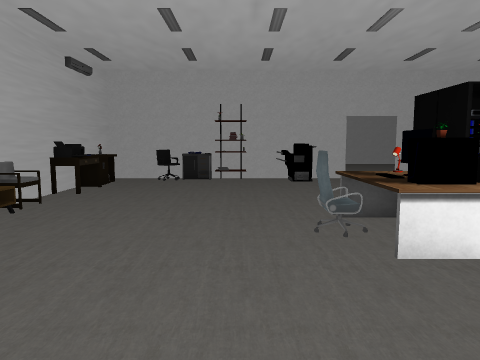
view 1 (above)

18 first-person views from a walk through a Unity game level. The camera is 1.3 m above the floor, tilts 6° down and sees 70° across. The floor is counted in squares, 1 m on a side. Each view is taken from the middle of a square. On the plan, view 1 faces up. The plan holds only what a view shows up to about 15 squares ahead; the rest is blank. The place goes on beyond the plan. Door leaves are left out, so doorways stand open. Some surface patterns are stand-ins.

view 2
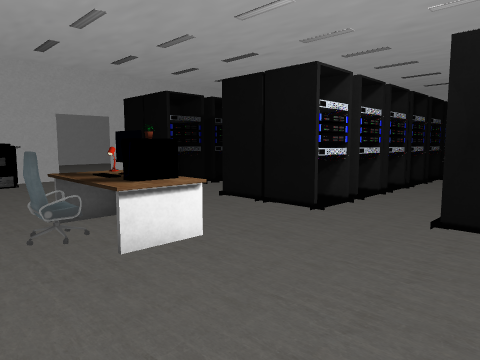

view 3
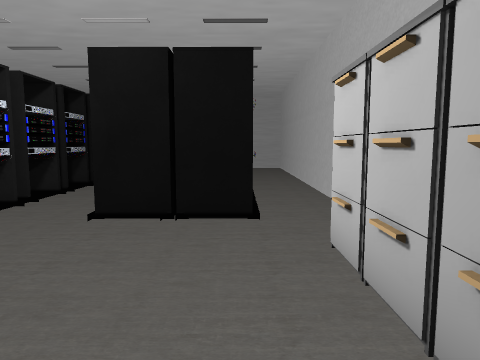

view 4
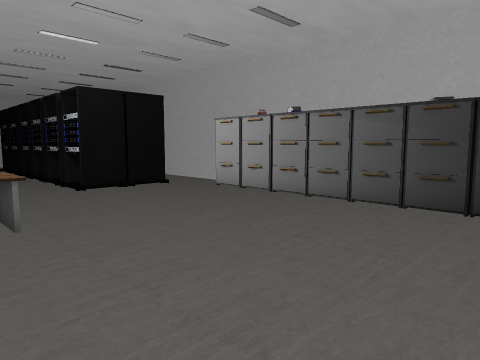

view 5
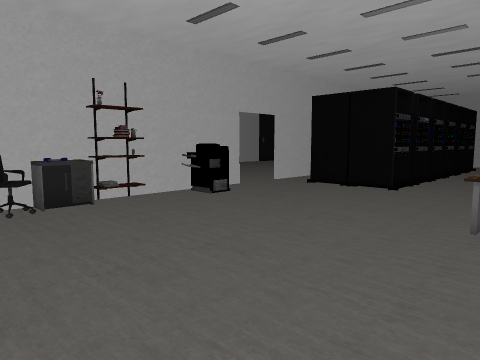

view 6
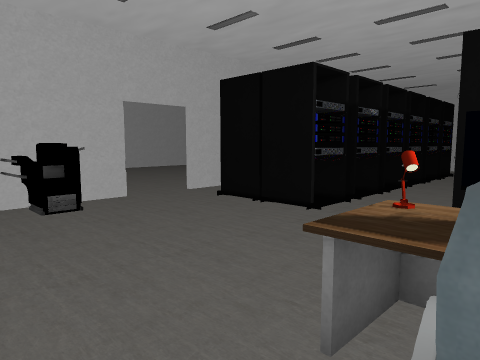

view 7
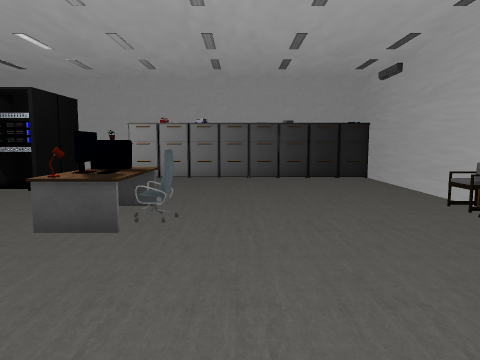

view 8
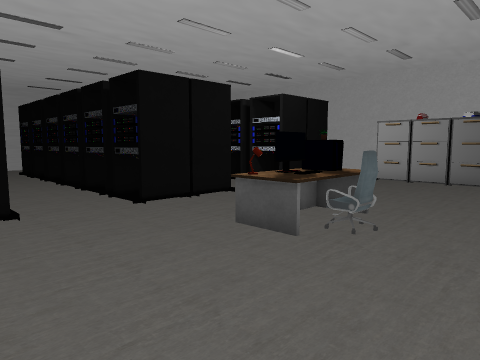

view 9
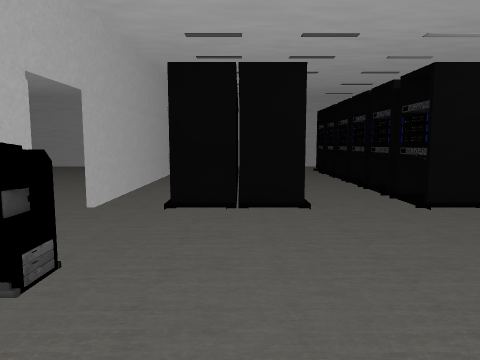

view 10
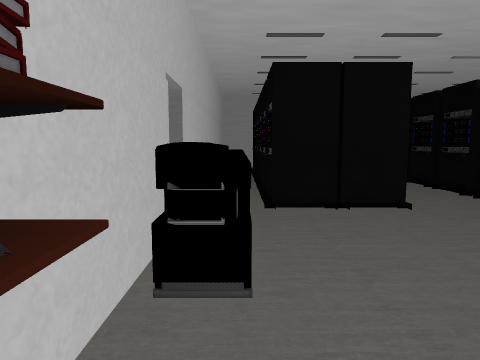

view 11
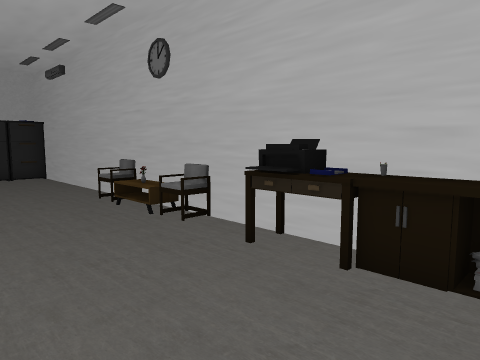

view 12
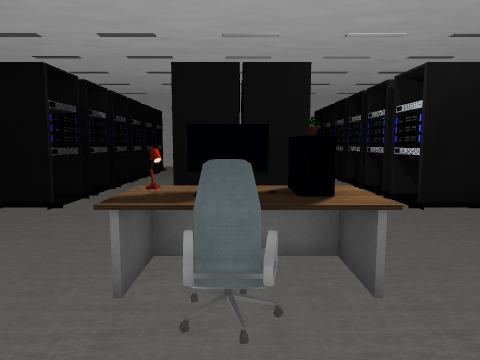

view 13
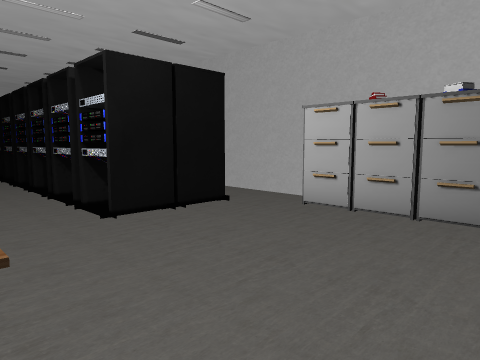

view 14
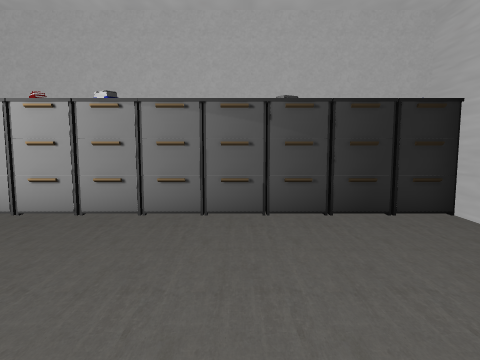

view 15
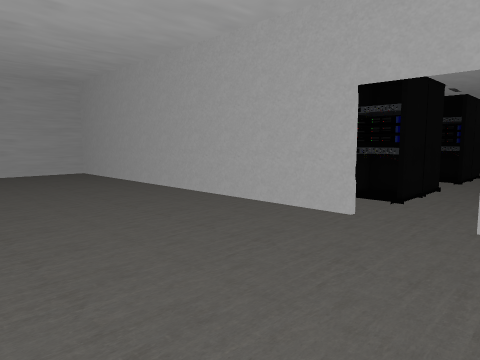

view 16
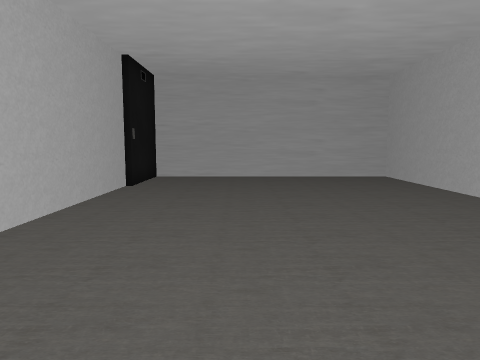

view 17
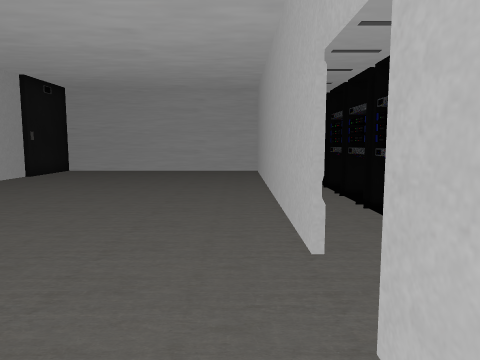

view 18
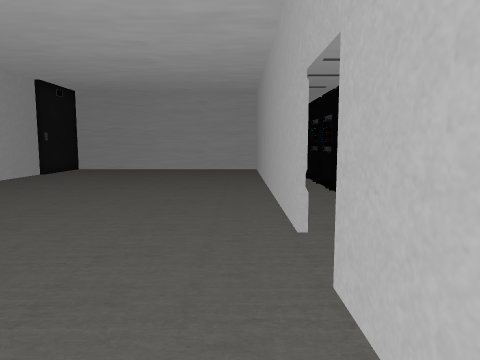

### Floor plan
Points are (right, up) in squares from view 1. A wall is a line through its corners. A room is listed if a view was taken in it or the views show most of it. See-through windows are left out.
Room 1 (views 1, 2, 3, 4, 5, 6, 7, 8, 9, 10, 11, 12, 13, 14)
walls: (4.5, -3.2) (15.1, -3.2); (4.1, 13) (0.4, 13); (-4.9, 8.6) (-4.9, -2.2); (13.9, 13) (5.9, 13); (-2.4, 13) (-4.9, 13)
ways out: open door at (5, 13) to room 2
objects: other object (-5, 4); other object (-5, 7); other object (-5, 9) to (-4, 10); other object (-5, 10); other object (-5, 11) to (-4, 12); other object (-5, 12); other object (-4, -3) to (-4, -2); other object (-3, -3) to (-3, -2); other object (-3, 12); other object (-2, -3) to (-2, -2); other object (-1, -3) to (0, -2); other object (0, -3) to (1, -2); other object (1, -3) to (2, -2); other object (1, 5) to (2, 5); other object (2, 4); other object (2, 6); other object (2, 12); other object (3, -3) to (3, -2); other object (3, 4) to (3, 5); other object (3, 6); other object (4, -3) to (4, -2); other object (6, -1) to (7, -1); other object (6, 1); other object (6, 4) to (7, 4); other object (6, 6) to (7, 6); other object (6, 9) to (7, 9); other object (6, 11) to (7, 11); other object (7, 1) to (9, 1); other object (8, 4) to (9, 5); other object (8, 6) to (9, 6); other object (8, 9) to (9, 10); other object (8, 11) to (9, 11); other object (10, 1); other object (10, 4) to (10, 5); other object (10, 6); other object (10, 9) to (10, 10); other object (10, 11); other object (11, 1) to (12, 1); other object (11, 4) to (12, 4); other object (11, 6) to (12, 6); other object (11, 9) to (12, 9); other object (11, 11) to (12, 11); other object (13, 1) to (14, 1); other object (13, 4) to (14, 5); other object (13, 6) to (14, 6); other object (13, 9) to (14, 10); other object (13, 11) to (14, 11); other object (15, 4) to (15, 5); other object (15, 6); other object (15, 9) to (15, 10)
Room 2 (views 15, 16, 17, 18)
walls: (5.9, 13.1) (18.7, 13.1) (18.7, 22.4); (2.1, 13.1) (4.1, 13.1); (15.5, 22.5) (9.9, 22.5)
ways out: open door at (5, 13) to room 1
objects: other object (-2, 13); other object (-2, 14); other object (-1, 13); other object (0, 13); other object (16, 23) to (18, 23)

Where each view was taken, in squares from view 1:
view 1: 0 up, 0 right, facing up
view 2: 0 up, 0 right, facing up-right
view 3: 1 down, 0 right, facing right
view 4: 5 up, 4 left, facing down-right
view 5: 5 up, 4 left, facing up-right
view 6: 5 up, 0 right, facing up-right
view 7: 11 up, 0 right, facing down
view 8: 10 up, 1 left, facing down-right
view 9: 10 up, 1 left, facing right
view 10: 12 up, 1 left, facing right
view 11: 12 up, 1 left, facing down-left
view 12: 5 up, 1 left, facing right
view 13: 4 up, 0 right, facing down-right
view 14: 4 up, 1 left, facing down
view 15: 19 up, 3 right, facing down-right
view 16: 19 up, 5 right, facing right
view 17: 14 up, 2 right, facing right
view 18: 14 up, 1 right, facing right
